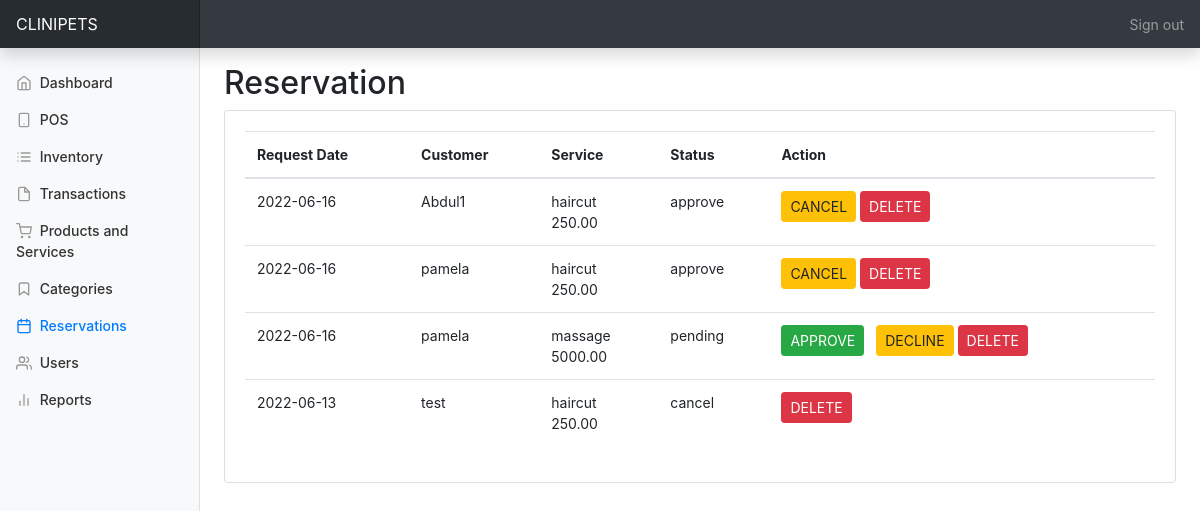
Page /admin/reservations.php (signed in) on the earlier database version.
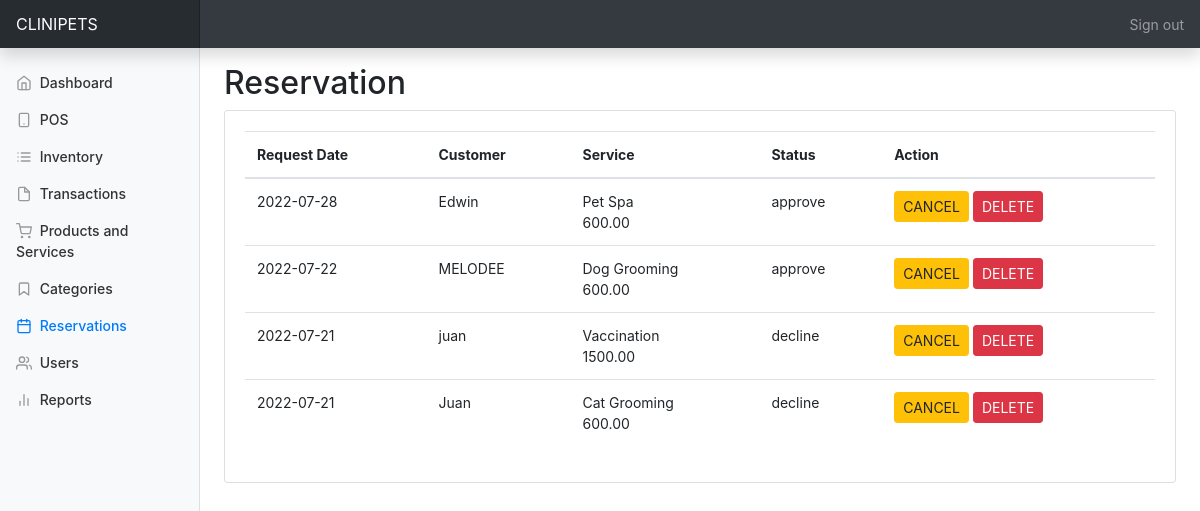
Same page on the later database version.
### tables this page shows
CREATE TABLE `appointments` (
  `id` int(11) NOT NULL,
  `customer_id` int(11) NOT NULL,
  `product_id` int(11) NOT NULL,
  `request_date` date NOT NULL,
  `status` varchar(20) NOT NULL
);

CREATE TABLE `customers` (
  `id` int(11) NOT NULL,
  `auth_type` enum('app','third_party') DEFAULT NULL,
  `oauth_provider` enum('facebook','google') DEFAULT NULL,
  `oauth_uid` varchar(255) DEFAULT NULL,
  `username` varchar(255) DEFAULT NULL,
  `password` varchar(255) DEFAULT NULL,
  `name` varchar(255) NOT NULL
);

CREATE TABLE `products` (
  `id` int(11) NOT NULL,
  `type` varchar(255) NOT NULL,
  `barcode` varchar(255) DEFAULT NULL,
  `image` varchar(255) DEFAULT NULL,
  `name` varchar(255) NOT NULL,
  `cost` decimal(10,2) NOT NULL,
  `price` decimal(10,2) NOT NULL,
  `current_stock` int(11) NOT NULL,
  `category` varchar(20) DEFAULT NULL
);

### admin/reservations.php (the view, shortened to what this page needs)
<?php
    include '../db_config.php';
    $stmt = $conn->prepare('SELECT * FROM appointments ORDER BY request_date DESC');
    $stmt->execute();
    $appointments = $stmt->fetchAll();
?>
<!DOCTYPE html>
<html>
<head>
    <?php include 'theme-css.php'; ?>
</head>
<body>
    <?php include 'nav-top.php'; ?>
    <div class="container-fluid">
        <div class="row">
            <?php include 'nav-side.php'; ?>
            <main role="main" class="col-md-9 ml-sm-auto col-lg-10 px-md-4">
                <div class="pt-3">
                    <h1 class="h2">Reservation</h1>
                </div>
                <div class="row">
                    <div class="col-md-12">
                        <div class="card">
                            <div class="card-body">
                                <div class="table-responsive">
                                    <table class="table transaction_list">
                                        <thead>
                                            <tr>
                                                <th>Request Date</th>
                                                <th>Customer</th>
                                                <th>Service</th>
                                                <th>Status</th>
                                                <th>Action</th>
                                            </tr>
                                        </thead>
                                        <tbody>
                                            <?php foreach ($appointments as $key => $appointment):
                                                $customer_id = $appointment['customer_id'];
                                                $query = $conn->prepare("SELECT * FROM customers WHERE id = ?");
                                                $query->execute([$customer_id]);
                                                $customer = $query->fetch();
                                                $product_id = $appointment['product_id'];
                                                $query = $conn->prepare("SELECT * FROM products WHERE id = ?");
                                                $query->execute([$product_id]);
                                                $product = $query->fetch();
                                            ?>
                                            <tr>
                                                <td><?=$appointment['request_date']; ?></td>
                                                <td><?=$customer['name']; ?></td>
                                                <td>
                                                    <?=$product['name']; ?><br>
                                                    <?=$product['price']; ?>
                                                </td>
                                                <td><?=$appointment['status']; ?></td>
                                                <td>
                                                    <?php if ($appointment['status'] == 'pending'): ?>
                                                    <a href="reservations.php?id=<?=$appointment['id']; ?>&action=approve" class="btn btn-success btn-sm mr-2" onclick="return confirm('Are you sure you want to approve?');">APPROVE</a>
                                                    <a href="reservations.php?id=<?=$appointment['id']; ?>&action=decline" class="btn btn-warning btn-sm" onclick="return confirm('Are you sure you want to decline?');">DECLINE</a>
                                                    <?php elseif($appointment['status'] == 'approve' || $appointment['status'] == 'decline'): ?>
                                                    <a href="reservations.php?id=<?=$appointment['id']; ?>&action=cancel" class="btn btn-warning btn-sm" onclick="return confirm('Are you sure you want to cancel?');">CANCEL</a>
                                                    <?php else: ?>
                                                    <?php endif; ?>
                                                    <a href="reservations.php?id=<?=$appointment['id']; ?>&action=delete" class="btn btn-danger btn-sm" onclick="return confirm('Are you sure you want to delete?');">DELETE</a>
                                                </td>
                                            </tr>
                                            <?php endforeach; ?>
                                        </tbody>
                                    </table>
                                </div>
                            </div>
                        </div>
                    </div>
                </div>
            </main>
        </div>
    </div>
</body>
</html>

Differences in the rows shown:
removed appointments: request_date "2022-06-16", customer.name "Abdul1", product.name "haircut", product.price "250.00", status "approve"
removed appointments: request_date "2022-06-16", customer.name "pamela", product.name "haircut", product.price "250.00", status "approve"
removed appointments: request_date "2022-06-16", customer.name "pamela", product.name "massage", product.price "5000.00", status "pending"
removed appointments: request_date "2022-06-13", customer.name "test", product.name "haircut", product.price "250.00", status "cancel"
added appointments: request_date "2022-07-28", customer.name "Edwin", product.name "Pet Spa", product.price "600.00", status "approve"
added appointments: request_date "2022-07-22", customer.name "MELODEE", product.name "Dog Grooming", product.price "600.00", status "approve"
added appointments: request_date "2022-07-21", customer.name "juan", product.name "Vaccination", product.price "1500.00", status "decline"
added appointments: request_date "2022-07-21", customer.name "Juan", product.name "Cat Grooming", product.price "600.00", status "decline"
